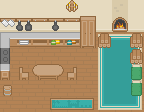

A level layout from a 2D game, rendered from its tile map. Below: a short description, then the map file with its tile-grid data intact:
An orthogonal 9x7 tile map with 16x16 px tiles, 5 tile layers (Background, Carpet, Collide, Middle, ...).

<map version="1.2" tiledversion="1.2.2" orientation="orthogonal" renderorder="left-down" width="9" height="7" tilewidth="16" tileheight="16" infinite="0" nextlayerid="13" nextobjectid="1">
 <tileset firstgid="1" source="basic_tileset.tsx" />
 <layer id="4" name="Background" width="9" height="7">
  <data encoding="csv">
0,0,0,0,0,0,0,0,0,
0,0,0,0,0,0,0,0,0,
124,124,124,124,124,124,124,124,124,
124,124,124,124,124,124,124,124,124,
124,124,124,124,124,124,124,124,124,
124,124,124,124,124,124,124,124,124,
124,124,124,124,124,124,124,124,124
</data>
 </layer>
 <layer id="9" name="Carpet" width="9" height="7">
  <data encoding="csv">
0,0,0,0,0,0,0,0,0,
0,0,0,0,0,0,0,0,0,
0,0,0,0,0,0,1265,1266,1267,
0,0,0,0,0,0,1322,1323,1324,
0,0,0,0,0,0,1322,1323,1324,
0,0,0,0,0,0,1322,1323,1324,
0,0,0,2611,2612,2613,1379,1380,1381
</data>
 </layer>
 <layer id="10" name="Collide" width="9" height="7">
  <data encoding="csv">
1273,1273,1273,1273,1273,1273,1273,1273,1273,
1330,1330,1330,1330,1330,200,1330,1330,1330,
2491,2485,2484,2486,2487,257,0,0,0,
2778,0,0,0,0,0,0,0,0,
2605,250,1857,1858,251,0,0,0,184,
24,0,0,0,0,0,0,0,184,
0,0,0,0,0,0,0,0,0
</data>
 </layer>
 <layer id="12" name="Middle" width="9" height="7">
  <data encoding="csv">
0,0,0,0,0,0,0,1046,0,
0,0,0,0,0,0,0,1046,0,
0,0,0,0,0,0,0,0,0,
0,0,0,0,0,0,0,0,0,
0,0,0,0,0,0,0,0,0,
0,0,0,0,0,0,0,0,0,
0,0,0,0,0,0,0,0,0
</data>
 </layer>
 <layer id="11" name="Details" width="9" height="7">
  <data encoding="csv">
0,0,0,0,2098,0,0,0,0,
146,203,145,260,145,0,0,511,0,
0,0,0,0,0,0,1308,0,1308,
0,0,0,0,0,0,0,0,1308,
0,0,0,0,0,0,0,0,0,
0,0,0,0,0,0,0,0,0,
0,0,0,0,0,0,0,0,0
</data>
 </layer>
</map>
